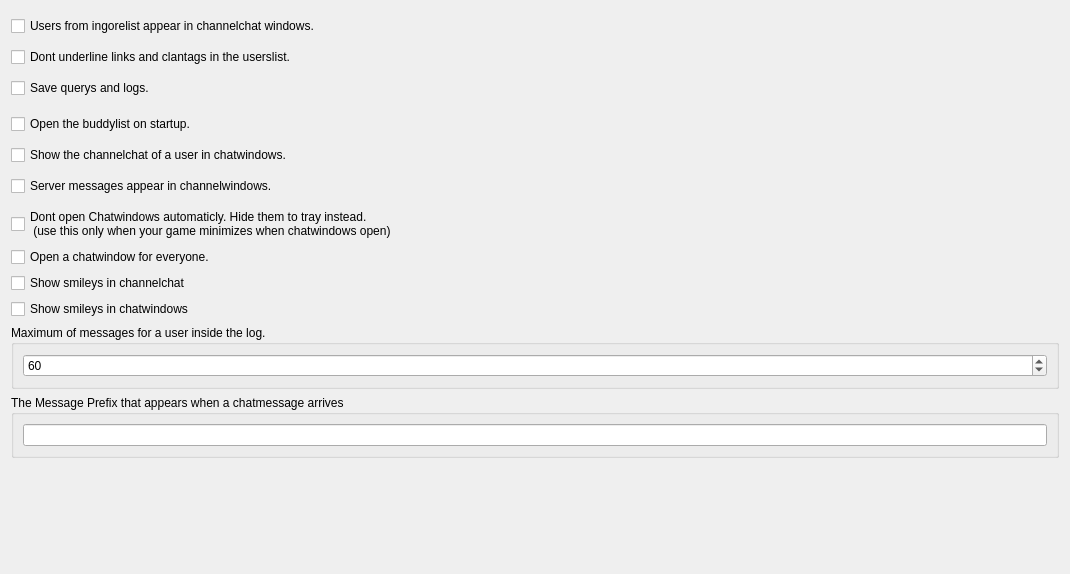
           <widget class="QWidget" name="scrollAreaWidgetContents_3">
            <property name="geometry">
             <rect>
              <x>0</x>
              <y>0</y>
              <width>1070</width>
              <height>574</height>
             </rect>
            </property>
            <layout class="QVBoxLayout" name="verticalLayout_11">
             <item>
              <layout class="QVBoxLayout" name="verticalLayout_7">
               <item>
                <widget class="QCheckBox" name="cbignorysappearinchannel">
                 <property name="minimumSize">
                  <size>
                   <width>300</width>
                   <height>30</height>
                  </size>
                 </property>
                 <property name="text">
                  <string>Users from ingorelist appear in channelchat windows.</string>
                 </property>
                 <property name="checked">
                  <bool>false</bool>
                 </property>
                </widget>
               </item>
               <item>
                <widget class="QCheckBox" name="cbunderlinelinksandclans">
                 <property name="text">
                  <string>Dont underline links and clantags in the userslist.</string>
                 </property>
                </widget>
               </item>
               <item>
                <widget class="QCheckBox" name="cbsafequerys">
                 <property name="minimumSize">
                  <size>
                   <width>0</width>
                   <height>30</height>
                  </size>
                 </property>
                 <property name="text">
                  <string>Save querys and logs.</string>
                 </property>
                 <property name="checked">
                  <bool>false</bool>
                 </property>
                </widget>
               </item>
               <item>
                <widget class="QCheckBox" name="cbopenbuddylistonstartup">
                 <property name="minimumSize">
                  <size>
                   <width>0</width>
                   <height>30</height>
                  </size>
                 </property>
                 <property name="text">
                  <string>Open the buddylist on startup.</string>
                 </property>
                 <property name="checked">
                  <bool>false</bool>
                 </property>
                </widget>
               </item>
               <item>
                <widget class="QCheckBox" name="chbshowchannelchatinchatwindows">
                 <property name="text">
                  <string>Show the channelchat of a user in chatwindows.</string>
                 </property>
                 <property name="checked">
                  <bool>false</bool>
                 </property>
                </widget>
               </item>
               <item>
                <widget class="QCheckBox" name="cbservermessageinchannelwindows">
                 <property name="minimumSize">
                  <size>
                   <width>0</width>
                   <height>30</height>
                  </size>
                 </property>
                 <property name="text">
                  <string>Server messages appear in channelwindows.</string>
                 </property>
                 <property name="checked">
                  <bool>false</bool>
                 </property>
                </widget>
               </item>
               <item>
                <widget class="QCheckBox" name="chbstartchatsminimized">
                 <property name="text">
                  <string>Dont open Chatwindows automaticly. Hide them to tray instead.
 (use this only when your game minimizes when chatwindows open)</string>
                 </property>
                </widget>
               </item>
               <item>
                <widget class="QCheckBox" name="chballwaysopenchatwindows">
                 <property name="text">
                  <string>Open a chatwindow for everyone.</string>
                 </property>
                </widget>
               </item>
               <item>
                <widget class="QCheckBox" name="showsmileysinchannels">
                 <property name="text">
                  <string>Show smileys in channelchat</string>
                 </property>
                </widget>
               </item>
               <item>
                <widget class="QCheckBox" name="chbsmileysinchatwindows">
                 <property name="text">
                  <string>Show smileys in chatwindows</string>
                 </property>
                </widget>
               </item>
               <item>
                <widget class="QGroupBox" name="groupBox_18">
                 <property name="minimumSize">
                  <size>
                   <width>0</width>
                   <height>63</height>
                  </size>
                 </property>
                 <property name="title">
                  <string>Maximum of messages for a user inside the log.</string>
                 </property>
                 <layout class="QHBoxLayout" name="horizontalLayout_30">
                  <item>
                   <widget class="QSpinBox" name="sbmaximumoftextblocksinlog">
                    <property name="minimum">
                     <number>20</number>
                    </property>
                    <property name="maximum">
                     <number>100000</number>
                    </property>
                    <property name="value">
                     <number>60</number>
                    </property>
                   </widget>
                  </item>
                 </layout>
                </widget>
               </item>
               <item>
                <widget class="QGroupBox" name="groupBox_2">
                 <property name="title">
                  <string>The Message Prefix that appears when a chatmessage arrives</string>
                 </property>
                 <layout class="QHBoxLayout" name="horizontalLayout_4">
                  <item>
                   <widget class="QLineEdit" name="leprvmsgprefix">
                    <property name="text">
                     <string/>
                    </property>
                   </widget>
                  </item>
                 </layout>
                </widget>
               </item>
               <item>
                <spacer name="verticalSpacer_4">
                 <property name="orientation">
                  <enum>Qt::Vertical</enum>
                 </property>
                 <property name="sizeHint" stdset="0">
                  <size>
                   <width>20</width>
                   <height>40</height>
                  </size>
                 </property>
                </spacer>
               </item>
              </layout>
             </item>
            </layout>
           </widget>
